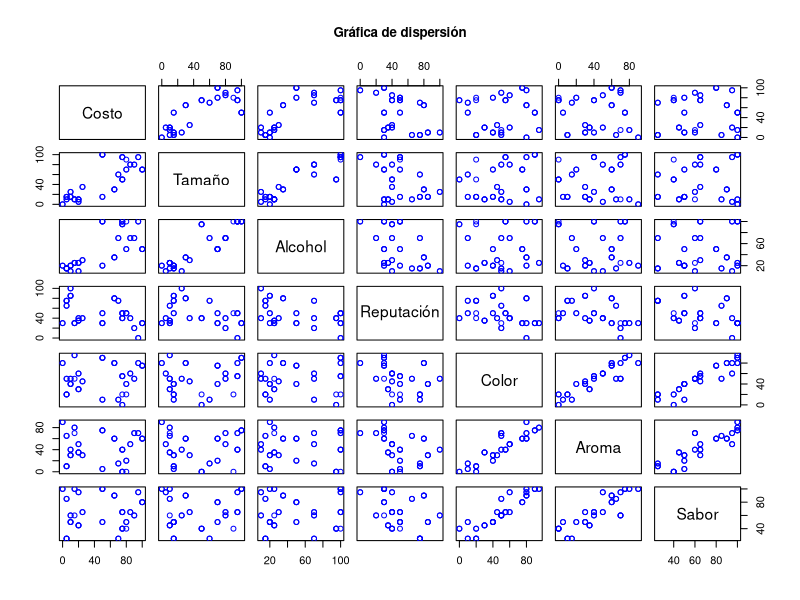
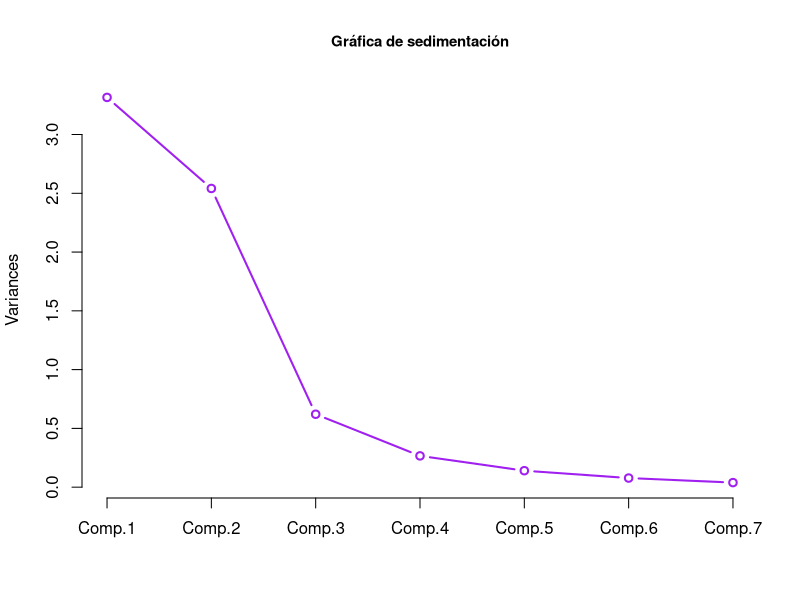
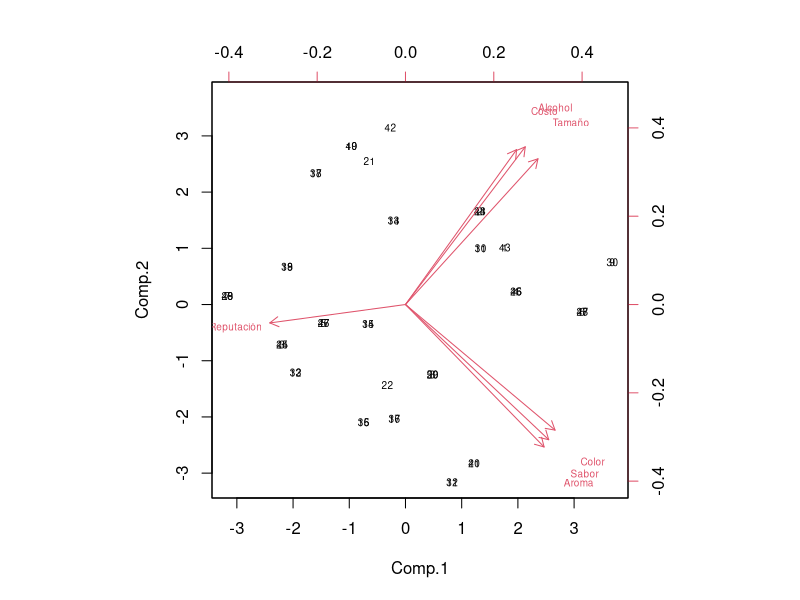

Source code (R) for these figures, in order:
#########################  REDUCCIÓN DE DIMENSIÓN

######COMPONENTES PRINCIPALES

#Lectura de los datos
library(readxl)
base <- read_excel("base.xlsx")
head(base)

#Elmina la última columna porque no es numérica
base<-base[,-8]

#Matriz de dispersión
pairs(base,col="blue",main="Gráfica de dispersión",cex.main=0.8)


#Calcular las varianzas de los atributos 
eig<-eigen(cor(base))   #es una lista que tiene valores y vectores
eig$values              #muestra los  valores propios de la matriz de correlaciones
eig$vectors              #muestra los  vectores propios de la matriz de correlaciones



#Hacemos una tabla con
#la columna 1 el número del componente
#la columna 2 la desv estándar
#la columna 3 los eigen valores (que son las varianzas)
#la columna 4 el acumulado de los eigenvalores (suma de las varianzas como proporción)

resumen<-data.frame(componente=(1:length(eig$values)),std=sqrt(eig$values),
                    prop.var=eig$values/sum(eig$values),prop.acum=cumsum(eig$values/sum(eig$values)))

#Se obtienen las componentes principales de forma más directa, con las variables estandarizadas
componentes<-princomp(base,cor=T)

#Gráfica de sedimentación
screeplot(componentes,type="l",main="Gráfica de sedimentación" ,col="purple",lwd=2,cex.main=0.9)


#calculando los escalares de cada componente
componentes$loadings


#calculando la base transformada
componentes$scores

#biplot
biplot(componentes,cex=0.6,scale=0) 

